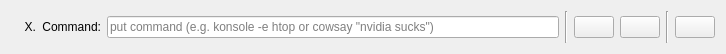
<?xml version="1.0" encoding="UTF-8"?>
<ui version="4.0">
 <class>CommandWidget</class>
 <widget class="QWidget" name="CommandWidget">
  <property name="geometry">
   <rect>
    <x>0</x>
    <y>0</y>
    <width>726</width>
    <height>54</height>
   </rect>
  </property>
  <property name="sizePolicy">
   <sizepolicy hsizetype="Expanding" vsizetype="Minimum">
    <horstretch>0</horstretch>
    <verstretch>0</verstretch>
   </sizepolicy>
  </property>
  <property name="minimumSize">
   <size>
    <width>0</width>
    <height>40</height>
   </size>
  </property>
  <property name="maximumSize">
   <size>
    <width>16777215</width>
    <height>60</height>
   </size>
  </property>
  <property name="windowTitle">
   <string>Form</string>
  </property>
  <property name="autoFillBackground">
   <bool>true</bool>
  </property>
  <property name="styleSheet">
   <string notr="true">QWidget {
	#this does break dark mode stupid me
	#background-color: white;
}
</string>
  </property>
  <layout class="QHBoxLayout" name="horizontalLayout">
   <item>
    <widget class="QLabel" name="label">
     <property name="minimumSize">
      <size>
       <width>25</width>
       <height>0</height>
      </size>
     </property>
     <property name="text">
      <string>X.</string>
     </property>
     <property name="alignment">
      <set>Qt::AlignRight|Qt::AlignTrailing|Qt::AlignVCenter</set>
     </property>
    </widget>
   </item>
   <item>
    <widget class="QLabel" name="label_2">
     <property name="text">
      <string>Command:</string>
     </property>
     <property name="alignment">
      <set>Qt::AlignRight|Qt::AlignTrailing|Qt::AlignVCenter</set>
     </property>
    </widget>
   </item>
   <item>
    <widget class="QLineEdit" name="commandEdit">
     <property name="placeholderText">
      <string>put command (e.g. konsole -e htop or cowsay &quot;nvidia sucks&quot;)</string>
     </property>
     <property name="clearButtonEnabled">
      <bool>true</bool>
     </property>
    </widget>
   </item>
   <item>
    <widget class="Line" name="line_2">
     <property name="orientation">
      <enum>Qt::Vertical</enum>
     </property>
    </widget>
   </item>
   <item>
    <widget class="QPushButton" name="moveUp">
     <property name="focusPolicy">
      <enum>Qt::NoFocus</enum>
     </property>
     <property name="icon">
      <iconset theme="go-up">
       <normaloff>.</normaloff>.</iconset>
     </property>
    </widget>
   </item>
   <item>
    <widget class="QPushButton" name="moveDown">
     <property name="focusPolicy">
      <enum>Qt::NoFocus</enum>
     </property>
     <property name="icon">
      <iconset theme="go-down">
       <normaloff>.</normaloff>.</iconset>
     </property>
    </widget>
   </item>
   <item>
    <widget class="Line" name="line">
     <property name="orientation">
      <enum>Qt::Vertical</enum>
     </property>
    </widget>
   </item>
   <item>
    <widget class="QPushButton" name="delButton">
     <property name="icon">
      <iconset theme="list-remove">
       <normaloff>.</normaloff>.</iconset>
     </property>
    </widget>
   </item>
  </layout>
 </widget>
 <resources/>
 <connections>
  <connection>
   <sender>delButton</sender>
   <signal>clicked()</signal>
   <receiver>CommandWidget</receiver>
   <slot>_remove()</slot>
   <hints>
    <hint type="sourcelabel">
     <x>707</x>
     <y>30</y>
    </hint>
    <hint type="destinationlabel">
     <x>668</x>
     <y>0</y>
    </hint>
   </hints>
  </connection>
  <connection>
   <sender>moveDown</sender>
   <signal>clicked()</signal>
   <receiver>CommandWidget</receiver>
   <slot>_moveDown()</slot>
   <hints>
    <hint type="sourcelabel">
     <x>661</x>
     <y>28</y>
    </hint>
    <hint type="destinationlabel">
     <x>629</x>
     <y>0</y>
    </hint>
   </hints>
  </connection>
  <connection>
   <sender>moveUp</sender>
   <signal>clicked()</signal>
   <receiver>CommandWidget</receiver>
   <slot>_moveUp()</slot>
   <hints>
    <hint type="sourcelabel">
     <x>624</x>
     <y>33</y>
    </hint>
    <hint type="destinationlabel">
     <x>593</x>
     <y>0</y>
    </hint>
   </hints>
  </connection>
 </connections>
 <slots>
  <slot>_remove()</slot>
  <slot>_moveUp()</slot>
  <slot>_moveDown()</slot>
 </slots>
</ui>
